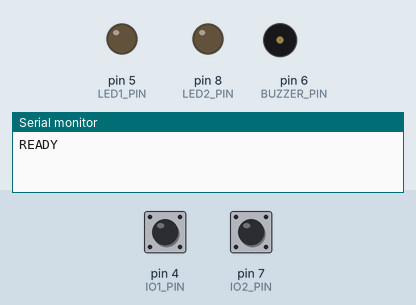
The sketch below on a simulated Arduino Uno, built with avr-gcc and run on an emulated ATmega328P. Parts: output pins drawn as LEDs (lit = HIGH), buzzer (waves = sounding), the last lines printed to the serial monitor. Dashed ring = blinking. The test bench sets the inputs (shaded band); at power-on: pin 4 (IO1_PIN) HIGH, pin 7 (IO2_PIN) HIGH.

Above: at 1.4 s.
1.5 s: pin 4 (IO1_PIN) pulled LOW for 0.15 s
At 2.4 s:
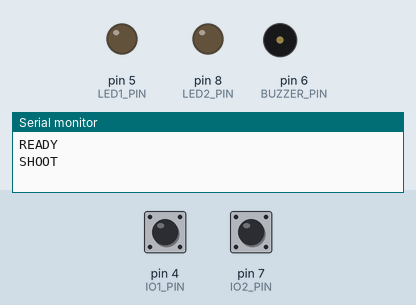
3.1 s: pin 7 (IO2_PIN) pulled LOW for 0.15 s
At 3.35 s:
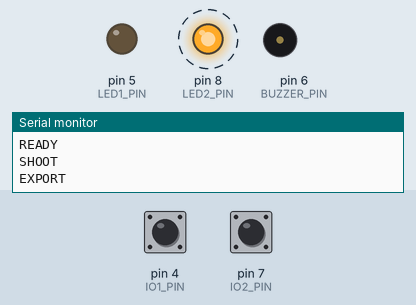
6.1 s: pin 4 (IO1_PIN) pulled LOW for 1 s
At 7.1 s:
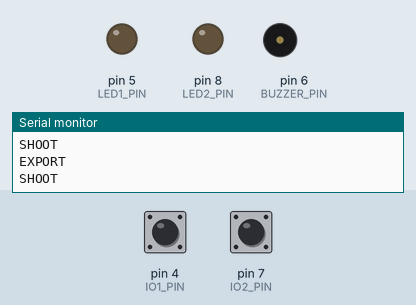
Timing chart, 0 to 9.1 s (numbered marks = the images above; inputs shaded):
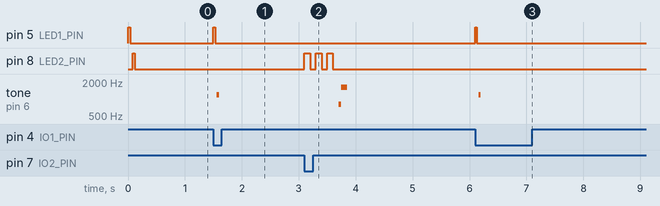

The sketch:

thingbot_stopmotion.ino
```cpp
// NeoStopMotion ThingBot — 2-button firmware
// Maker Việt × ThingEdu — NEO One stop-motion station
//
// IO1 (D4)  -> "SHOOT\n"   (chụp 1 frame, tương đương phím Space)
// IO2 (D7)  -> "EXPORT\n"  (tạo phim, tương đương phím Enter)
// On boot   -> "READY\n"   (NEO One detect ThingBot via auto-detect handshake)
//
// LED1 (D5)  : feedback IO1 (nháy 1 lần khi capture)
// LED2 (D8)  : feedback IO2 (nháy 3 lần khi export)
// BUZZER (D6): tiếng "tách" 50ms khi capture
//
// Wiring (Arduino Uno hoặc ESP32):
//   IO1 ─── Button NO ─── GND  (INPUT_PULLUP)
//   IO2 ─── Button NO ─── GND  (INPUT_PULLUP)
//   D5  ─── 220Ω ─── LED1 ─── GND
//   D8  ─── 220Ω ─── LED2 ─── GND
//   D6  ──────────── Buzzer ── GND

#define IO1_PIN     4
#define IO2_PIN     7
#define LED1_PIN    5
#define LED2_PIN    8
#define BUZZER_PIN  6

#define BAUD_RATE       115200
#define DEBOUNCE_MS     50
#define READY_DELAY_MS  100

bool io1Down = false;
bool io2Down = false;
unsigned long io1LastChange = 0;
unsigned long io2LastChange = 0;

void blinkLed(int pin, int times, int duration_ms) {
  for (int i = 0; i < times; i++) {
    digitalWrite(pin, HIGH);
    delay(duration_ms / 2);
    digitalWrite(pin, LOW);
    delay(duration_ms / 2);
  }
}

void setup() {
  Serial.begin(BAUD_RATE);

  pinMode(IO1_PIN, INPUT_PULLUP);
  pinMode(IO2_PIN, INPUT_PULLUP);
  pinMode(LED1_PIN, OUTPUT);
  pinMode(LED2_PIN, OUTPUT);
  pinMode(BUZZER_PIN, OUTPUT);

  digitalWrite(LED1_PIN, LOW);
  digitalWrite(LED2_PIN, LOW);

  // Brief startup blink so operator sees the board boot
  blinkLed(LED1_PIN, 1, 80);
  blinkLed(LED2_PIN, 1, 80);

  delay(READY_DELAY_MS);
  Serial.println("READY");
}

bool readDebounced(int pin, bool &lastDown, unsigned long &lastChange) {
  bool now = (digitalRead(pin) == LOW);
  unsigned long t = millis();
  if (now != lastDown && (t - lastChange) >= DEBOUNCE_MS) {
    lastChange = t;
    lastDown = now;
    return now;  // return true on the press transition
  }
  return false;
}

void loop() {
  // IO1: SHOOT on press transition
  bool was1 = io1Down;
  bool press1 = readDebounced(IO1_PIN, io1Down, io1LastChange);
  if (press1 && !was1) {
    Serial.println("SHOOT");
    blinkLed(LED1_PIN, 1, 60);
    tone(BUZZER_PIN, 1200, 40);
  }

  // IO2: EXPORT on press transition
  bool was2 = io2Down;
  bool press2 = readDebounced(IO2_PIN, io2Down, io2LastChange);
  if (press2 && !was2) {
    Serial.println("EXPORT");
    blinkLed(LED2_PIN, 3, 200);
    tone(BUZZER_PIN, 800, 100);
    delay(50);
    tone(BUZZER_PIN, 1600, 100);
  }
}
```

Measured:
- after the input at 1.5 s, pin 5 (LED1_PIN): LOW → HIGH at once, → LOW 0.03 s later; tone on pin 6 (BUZZER_PIN): silent → 1200 Hz after 0.06 s, → silent 0.04 s later
- after the input at 3.1 s, pin 8 (LED2_PIN): alternates HIGH for 0.10 s and LOW for 0.10 s, 6 changes in all, then stays LOW, starting at once; tone on pin 6 (BUZZER_PIN): silent → 800 Hz after 0.60 s, → 1600 Hz 0.05 s later, → silent 0.10 s later
- after the input at 6.1 s, pin 5 (LED1_PIN): LOW → HIGH at once, → LOW 0.03 s later; tone on pin 6 (BUZZER_PIN): silent → 1200 Hz after 0.06 s, → silent 0.04 s later
